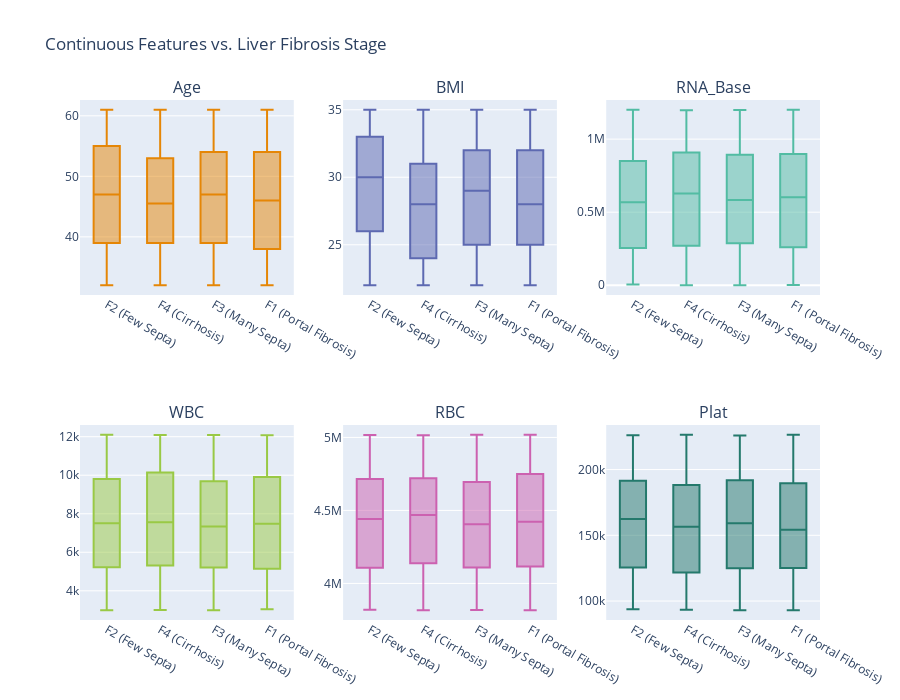

Notebook source saved alongside this figure:
### Code cell
# Bivariate Analysis: Continuous Features vs. Fibrosis Stage
continuous_features = ['Age', 'BMI', 'RNA_Base', 'WBC', 'RBC', 'Plat']

# Create a 2x3 grid of subplots
fig = make_subplots(
    rows=2, cols=3,
    subplot_titles=continuous_features
)

# Loop through the features and add a Box plot for each
for i, feature in enumerate(continuous_features):
    row, col = (i // 3) + 1, (i % 3) + 1
    
    # Add a Plotly Box trace instead of a Seaborn plot
    fig.add_trace(
        go.Box(
            y=df[feature], 
            x=df['Fibrosis_Stage_Label'], # Use the readable label
            name=feature,
            marker_color=px.colors.qualitative.Vivid[i] # Assign a color
        ),
        row=row, col=col
    )

# Update the layout for a clean look
fig.update_layout(
    title_text='Continuous Features vs. Liver Fibrosis Stage',
    showlegend=False, # Hide legend as titles are enough
    height=700 # Adjust height for better spacing
)

fig.show()

### Figure 1 — Plotly figure (JSON) as saved in the notebook; plotly's stock layout.template omitted (floating-point values rounded to 4 significant figures; data arrays with more than 128 entries replaced by an {"elided": "..."} marker saying what was removed)
{"data": [{"marker": {"color": "rgb(229, 134, 6)"}, "name": "Age", "type": "box", "x": {"elided": "1385 str values"}, "xaxis": "x", "y": {"elided": "1385 int values"}, "yaxis": "y"}, {"marker": {"color": "rgb(93, 105, 177)"}, "name": "BMI", "type": "box", "x": {"elided": "1385 str values"}, "xaxis": "x2", "y": {"elided": "1385 int values"}, "yaxis": "y2"}, {"marker": {"color": "rgb(82, 188, 163)"}, "name": "RNA_Base", "type": "box", "x": {"elided": "1385 str values"}, "xaxis": "x3", "y": {"elided": "1385 int values"}, "yaxis": "y3"}, {"marker": {"color": "rgb(153, 201, 69)"}, "name": "WBC", "type": "box", "x": {"elided": "1385 str values"}, "xaxis": "x4", "y": {"elided": "1385 int values"}, "yaxis": "y4"}, {"marker": {"color": "rgb(204, 97, 176)"}, "name": "RBC", "type": "box", "x": {"elided": "1385 str values"}, "xaxis": "x5", "y": {"elided": "1385 float values"}, "yaxis": "y5"}, {"marker": {"color": "rgb(36, 121, 108)"}, "name": "Plat", "type": "box", "x": {"elided": "1385 str values"}, "xaxis": "x6", "y": {"elided": "1385 float values"}, "yaxis": "y6"}], "layout": {"annotations": [{"font": {"size": 16}, "showarrow": false, "text": "Age", "x": 0.1444, "xanchor": "center", "xref": "paper", "y": 1, "yanchor": "bottom", "yref": "paper"}, {"font": {"size": 16}, "showarrow": false, "text": "BMI", "x": 0.5, "xanchor": "center", "xref": "paper", "y": 1, "yanchor": "bottom", "yref": "paper"}, {"font": {"size": 16}, "showarrow": false, "text": "RNA_Base", "x": 0.8556, "xanchor": "center", "xref": "paper", "y": 1, "yanchor": "bottom", "yref": "paper"}, {"font": {"size": 16}, "showarrow": false, "text": "WBC", "x": 0.1444, "xanchor": "center", "xref": "paper", "y": 0.375, "yanchor": "bottom", "yref": "paper"}, {"font": {"size": 16}, "showarrow": false, "text": "RBC", "x": 0.5, "xanchor": "center", "xref": "paper", "y": 0.375, "yanchor": "bottom", "yref": "paper"}, {"font": {"size": 16}, "showarrow": false, "text": "Plat", "x": 0.8556, "xanchor": "center", "xref": "paper", "y": 0.375, "yanchor": "bottom", "yref": "paper"}], "height": 700, "showlegend": false, "title": {"text": "Continuous Features vs. Liver Fibrosis Stage"}, "xaxis": {"anchor": "y", "domain": [0, 0.2889]}, "xaxis2": {"anchor": "y2", "domain": [0.3556, 0.6444]}, "xaxis3": {"anchor": "y3", "domain": [0.7111, 1]}, "xaxis4": {"anchor": "y4", "domain": [0, 0.2889]}, "xaxis5": {"anchor": "y5", "domain": [0.3556, 0.6444]}, "xaxis6": {"anchor": "y6", "domain": [0.7111, 1]}, "yaxis": {"anchor": "x", "domain": [0.625, 1]}, "yaxis2": {"anchor": "x2", "domain": [0.625, 1]}, "yaxis3": {"anchor": "x3", "domain": [0.625, 1]}, "yaxis4": {"anchor": "x4", "domain": [0, 0.375]}, "yaxis5": {"anchor": "x5", "domain": [0, 0.375]}, "yaxis6": {"anchor": "x6", "domain": [0, 0.375]}}}
